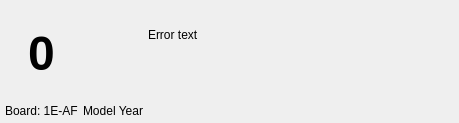
<?xml version="1.0" encoding="UTF-8"?>
<ui version="4.0">
 <class>RobotStatusWidget</class>
 <widget class="QWidget" name="RobotStatusWidget">
  <property name="geometry">
   <rect>
    <x>0</x>
    <y>0</y>
    <width>459</width>
    <height>123</height>
   </rect>
  </property>
  <property name="sizePolicy">
   <sizepolicy hsizetype="MinimumExpanding" vsizetype="MinimumExpanding">
    <horstretch>0</horstretch>
    <verstretch>0</verstretch>
   </sizepolicy>
  </property>
  <property name="minimumSize">
   <size>
    <width>200</width>
    <height>0</height>
   </size>
  </property>
  <property name="maximumSize">
   <size>
    <width>10000000</width>
    <height>16777215</height>
   </size>
  </property>
  <property name="windowTitle">
   <string>Form</string>
  </property>
  <property name="autoFillBackground">
   <bool>false</bool>
  </property>
  <property name="styleSheet">
   <string notr="true"/>
  </property>
  <layout class="QHBoxLayout" name="horizontalLayout_2">
   <property name="spacing">
    <number>5</number>
   </property>
   <property name="leftMargin">
    <number>5</number>
   </property>
   <property name="topMargin">
    <number>5</number>
   </property>
   <property name="rightMargin">
    <number>5</number>
   </property>
   <property name="bottomMargin">
    <number>5</number>
   </property>
   <item>
    <layout class="QVBoxLayout" name="verticalLayout" stretch="1,0">
     <property name="spacing">
      <number>3</number>
     </property>
     <item>
      <widget class="QLabel" name="shellID">
       <property name="enabled">
        <bool>true</bool>
       </property>
       <property name="sizePolicy">
        <sizepolicy hsizetype="Minimum" vsizetype="Preferred">
         <horstretch>0</horstretch>
         <verstretch>0</verstretch>
        </sizepolicy>
       </property>
       <property name="minimumSize">
        <size>
         <width>50</width>
         <height>0</height>
        </size>
       </property>
       <property name="font">
        <font>
         <pointsize>36</pointsize>
         <weight>75</weight>
         <bold>true</bold>
        </font>
       </property>
       <property name="styleSheet">
        <string notr="true"/>
       </property>
       <property name="text">
        <string>0</string>
       </property>
       <property name="textFormat">
        <enum>Qt::AutoText</enum>
       </property>
       <property name="scaledContents">
        <bool>false</bool>
       </property>
       <property name="alignment">
        <set>Qt::AlignCenter</set>
       </property>
      </widget>
     </item>
     <item>
      <widget class="QLabel" name="boardID">
       <property name="enabled">
        <bool>true</bool>
       </property>
       <property name="sizePolicy">
        <sizepolicy hsizetype="Minimum" vsizetype="Minimum">
         <horstretch>0</horstretch>
         <verstretch>0</verstretch>
        </sizepolicy>
       </property>
       <property name="midLineWidth">
        <number>2</number>
       </property>
       <property name="text">
        <string>Board: 1E-AF</string>
       </property>
       <property name="alignment">
        <set>Qt::AlignLeading|Qt::AlignLeft|Qt::AlignVCenter</set>
       </property>
       <property name="textInteractionFlags">
        <set>Qt::TextSelectableByMouse</set>
       </property>
      </widget>
     </item>
    </layout>
   </item>
   <item>
    <layout class="QVBoxLayout" name="verticalLayout_2" stretch="1,0">
     <property name="spacing">
      <number>3</number>
     </property>
     <item>
      <widget class="RobotWidget" name="robotWidget" native="true">
       <property name="sizePolicy">
        <sizepolicy hsizetype="Minimum" vsizetype="Preferred">
         <horstretch>0</horstretch>
         <verstretch>0</verstretch>
        </sizepolicy>
       </property>
       <property name="minimumSize">
        <size>
         <width>50</width>
         <height>50</height>
        </size>
       </property>
      </widget>
     </item>
     <item>
      <widget class="QLabel" name="robotModel">
       <property name="sizePolicy">
        <sizepolicy hsizetype="Minimum" vsizetype="Minimum">
         <horstretch>0</horstretch>
         <verstretch>0</verstretch>
        </sizepolicy>
       </property>
       <property name="text">
        <string>Model Year</string>
       </property>
       <property name="alignment">
        <set>Qt::AlignCenter</set>
       </property>
      </widget>
     </item>
    </layout>
   </item>
   <item>
    <layout class="QVBoxLayout" name="verticalLayout_3">
     <property name="spacing">
      <number>3</number>
     </property>
     <item>
      <layout class="QHBoxLayout" name="horizontalLayout">
       <item>
        <widget class="QLabel" name="visionIndicator">
         <property name="minimumSize">
          <size>
           <width>20</width>
           <height>20</height>
          </size>
         </property>
         <property name="maximumSize">
          <size>
           <width>22</width>
           <height>22</height>
          </size>
         </property>
         <property name="text">
          <string/>
         </property>
         <property name="pixmap">
          <pixmap>vision-available.svg</pixmap>
         </property>
         <property name="scaledContents">
          <bool>true</bool>
         </property>
         <property name="alignment">
          <set>Qt::AlignCenter</set>
         </property>
         <property name="margin">
          <number>3</number>
         </property>
        </widget>
       </item>
       <item>
        <spacer name="horizontalSpacer">
         <property name="orientation">
          <enum>Qt::Horizontal</enum>
         </property>
         <property name="sizeHint" stdset="0">
          <size>
           <width>40</width>
           <height>20</height>
          </size>
         </property>
        </spacer>
       </item>
       <item>
        <widget class="QLabel" name="kickerIndicator">
         <property name="minimumSize">
          <size>
           <width>20</width>
           <height>20</height>
          </size>
         </property>
         <property name="maximumSize">
          <size>
           <width>20</width>
           <height>20</height>
          </size>
         </property>
         <property name="text">
          <string/>
         </property>
         <property name="scaledContents">
          <bool>true</bool>
         </property>
         <property name="alignment">
          <set>Qt::AlignCenter</set>
         </property>
         <property name="margin">
          <number>2</number>
         </property>
        </widget>
       </item>
       <item>
        <spacer name="horizontalSpacer_2">
         <property name="orientation">
          <enum>Qt::Horizontal</enum>
         </property>
         <property name="sizeHint" stdset="0">
          <size>
           <width>40</width>
           <height>20</height>
          </size>
         </property>
        </spacer>
       </item>
       <item>
        <widget class="QLabel" name="radioIndicator">
         <property name="minimumSize">
          <size>
           <width>20</width>
           <height>20</height>
          </size>
         </property>
         <property name="maximumSize">
          <size>
           <width>20</width>
           <height>20</height>
          </size>
         </property>
         <property name="text">
          <string/>
         </property>
         <property name="pixmap">
          <pixmap>radio-connected.svg</pixmap>
         </property>
         <property name="scaledContents">
          <bool>true</bool>
         </property>
         <property name="alignment">
          <set>Qt::AlignCenter</set>
         </property>
         <property name="margin">
          <number>2</number>
         </property>
        </widget>
       </item>
       <item>
        <spacer name="horizontalSpacer_3">
         <property name="orientation">
          <enum>Qt::Horizontal</enum>
         </property>
         <property name="sizeHint" stdset="0">
          <size>
           <width>40</width>
           <height>20</height>
          </size>
         </property>
        </spacer>
       </item>
       <item>
        <widget class="BatteryWidget" name="batteryIndicator" native="true">
         <property name="minimumSize">
          <size>
           <width>30</width>
           <height>20</height>
          </size>
         </property>
         <property name="maximumSize">
          <size>
           <width>30</width>
           <height>20</height>
          </size>
         </property>
        </widget>
       </item>
      </layout>
     </item>
     <item>
      <widget class="QLabel" name="errorText">
       <property name="sizePolicy">
        <sizepolicy hsizetype="MinimumExpanding" vsizetype="MinimumExpanding">
         <horstretch>0</horstretch>
         <verstretch>0</verstretch>
        </sizepolicy>
       </property>
       <property name="text">
        <string>Error text</string>
       </property>
       <property name="alignment">
        <set>Qt::AlignLeading|Qt::AlignLeft|Qt::AlignTop</set>
       </property>
       <property name="wordWrap">
        <bool>true</bool>
       </property>
       <property name="textInteractionFlags">
        <set>Qt::TextSelectableByMouse</set>
       </property>
      </widget>
     </item>
    </layout>
   </item>
  </layout>
 </widget>
 <customwidgets>
  <customwidget>
   <class>BatteryWidget</class>
   <extends>QWidget</extends>
   <header>BatteryWidget.hpp</header>
   <container>1</container>
  </customwidget>
  <customwidget>
   <class>RobotWidget</class>
   <extends>QWidget</extends>
   <header>RobotWidget.hpp</header>
   <container>1</container>
  </customwidget>
 </customwidgets>
 <resources/>
 <connections/>
</ui>
